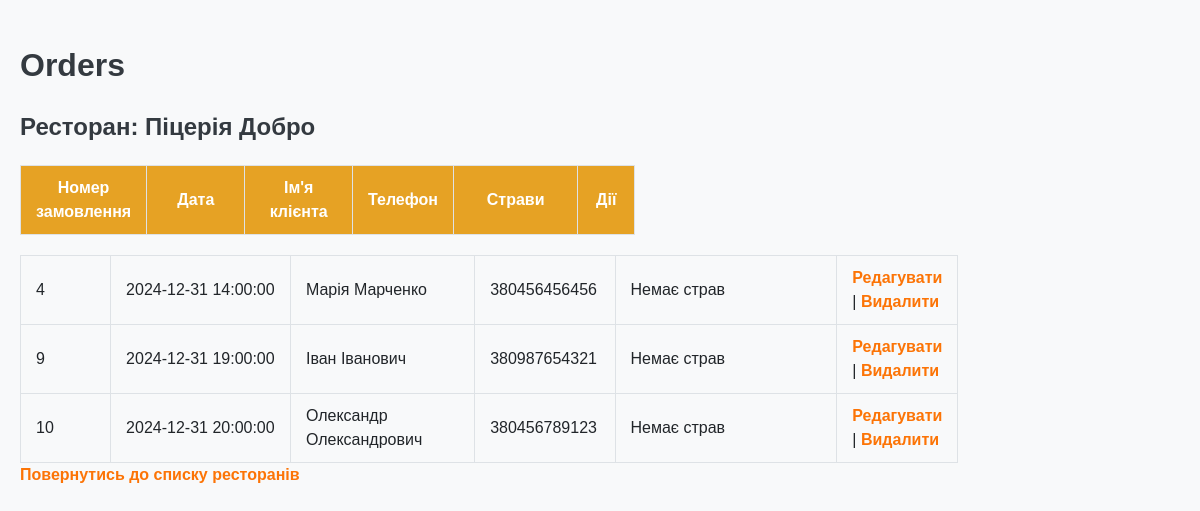
The app's page /orders.php?store_id=2 with its own data.
### tables this page shows
CREATE TABLE `Stores` (
  `id` int NOT NULL,
  `name` varchar(255) NOT NULL,
  `address` varchar(255) NOT NULL,
  `phone_number` varchar(15) NOT NULL,
  `email` varchar(255) DEFAULT NULL
);

CREATE TABLE `Orders` (
  `id` int NOT NULL,
  `store_id` int DEFAULT NULL,
  `order_date` datetime NOT NULL,
  `customer_name` varchar(255) NOT NULL,
  `customer_phone` varchar(15) DEFAULT NULL
);

### orders.php (the view, shortened to what this page needs)
<?php include 'db.php'; ?>
<!DOCTYPE html>
<html lang="en">
<head>
    <link rel="stylesheet" href="styles.css">
</head>
<body>
    <h1>Orders</h1>
    <?php
    $store_id = $_GET['store_id'];
    $sql_store = "SELECT name FROM Stores WHERE id=$store_id";
    $result_store = $conn->query($sql_store);
    $store = $result_store->fetch_assoc();
    echo "<h2>Ресторан: " . $store['name'] . "</h2>";
    $sql_orders = "SELECT * FROM Orders WHERE store_id=$store_id";
    $result_orders = $conn->query($sql_orders);
    if ($result_orders->num_rows > 0) {
        echo "<table>
                <thead>
                    <tr>
                        <th>Номер замовлення</th>
                        <th>Дата</th>
                        <th>Ім'я клієнта</th>
                        <th>Телефон</th>
                        <th>Страви</th>
                        <th>Дії</th>
                    </tr>
                </thead>
                <tbody>";
        while ($order = $result_orders->fetch_assoc()) {
            echo "<tr>
                    <td>" . $order['id'] . "</td>
                    <td>" . $order['order_date'] . "</td>
                    <td>" . $order['customer_name'] . "</td>
                    <td>" . $order['customer_phone'] . "</td>
                    <td>";
            $order_id = $order['id'];
            $sql_items = "SELECT Menu.name FROM Order_Items
                          JOIN Menu ON Order_Items.menu_item_id = Menu.id
                          WHERE Order_Items.order_id=$order_id";
            $result_items = $conn->query($sql_items);
            if ($result_items->num_rows > 0) {
                echo "<ul>";
                while ($item = $result_items->fetch_assoc()) {
                    echo "<li>" . $item['name'] . "</li>";
                }
                echo "</ul>";
            } else {
                echo "Немає страв";
            }
            echo "</td>
                  <td>
                      <a href='edit_order.php?id=$order_id'>Редагувати</a> |
                      <a href='delete_order.php?id=$order_id' onclick='return confirm(\"Ви впевнені, що хочете видалити це замовлення?\");'>Видалити</a>
                  </td>
                  </tr>";
        }
        echo "</tbody>
              </table>";
    } else {
        echo "<p>Немає замовлень для цього ресторану.</p>";
    }
    ?>
    <a href="index.php">Повернутись до списку ресторанів</a>
</body>
</html>

### styles.css (style rules this page uses)
body { font-family: Arial, sans-serif; margin: 0; padding: 20px; background-color: #f8f9fa; color: #212529; line-height: 1.5; }
h1, h2, h3 { color: #343a40; margin-bottom: 20px; }
a { color: #fc7406; text-decoration: none; font-weight: bold; }
.restaurants, .menu-items, table { margin: 0 auto; max-width: 1200px; display: flex; flex-wrap: wrap; gap: 20px; justify-content: space-between; }
table { width: 100%; border-collapse: collapse; margin-top: 20px; box-sizing: border-box; table-layout: fixed; }
table th, table td { padding: 10px 15px; text-align: left; border: 1px solid #dee2e6; word-wrap: break-word; }
table th { background-color: #e6a224; color: #fff; text-align: center; }
table tr:nth-child(even) { background-color: #f8f9fa; }
table th:nth-child(1), table td:nth-child(1) { width: 10%; }
table th:nth-child(2), table td:nth-child(2) { width: 20%; }
table th:nth-child(3), table td:nth-child(3) { width: 20%; }
table th:nth-child(4), table td:nth-child(4) { width: 15%; }
table th:nth-child(5), table td:nth-child(5) { width: 25%; }
table th:nth-child(6), table td:nth-child(6) { width: 10%; }

### records on screen
stores: name "Піцерія Добро"
orders: id "4", order_date "2024-12-31 14:00:00", customer_name "Марія Марченко", customer_phone "380456456456"
orders: id "9", order_date "2024-12-31 19:00:00", customer_name "Іван Іванович", customer_phone "380987654321"
orders: id "10", order_date "2024-12-31 20:00:00", customer_name "Олександр Олександрович", customer_phone "380456789123"
